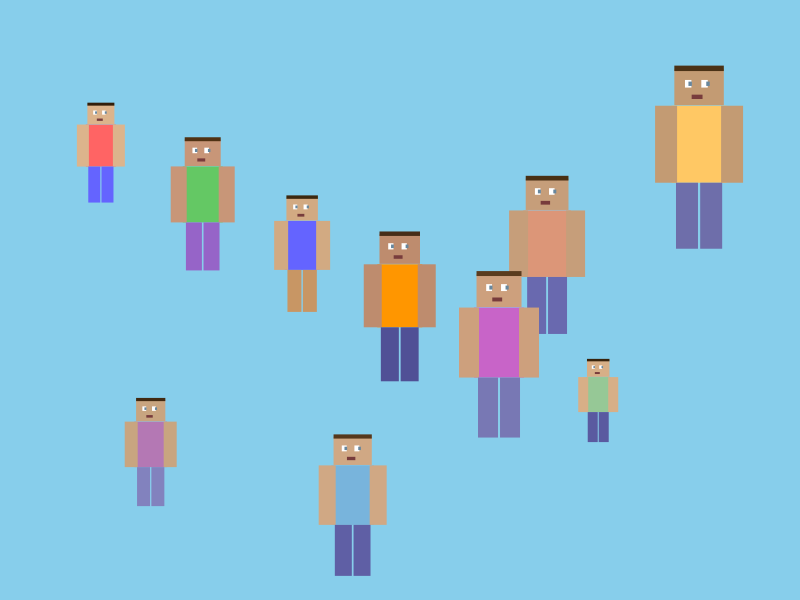
Frame 1 (no input)
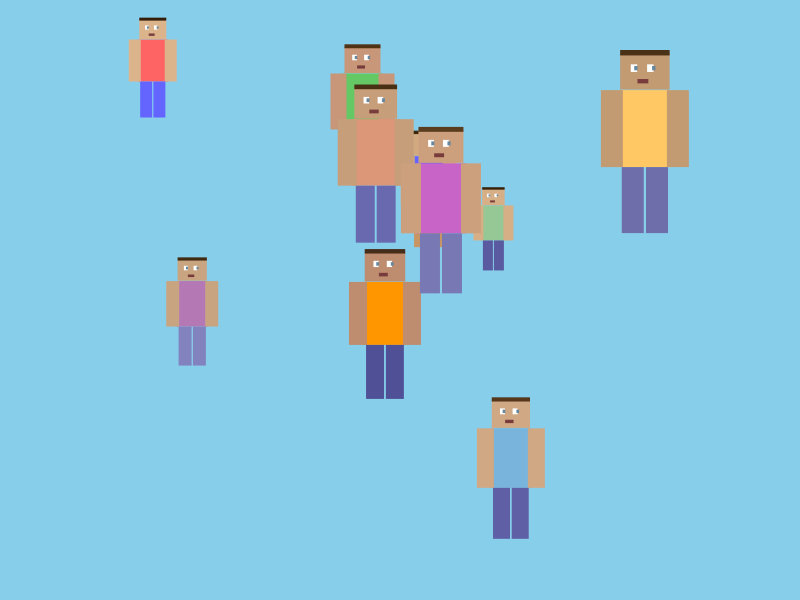
Frame 60 (the mouse pressed at the canvas centre just before this capture)
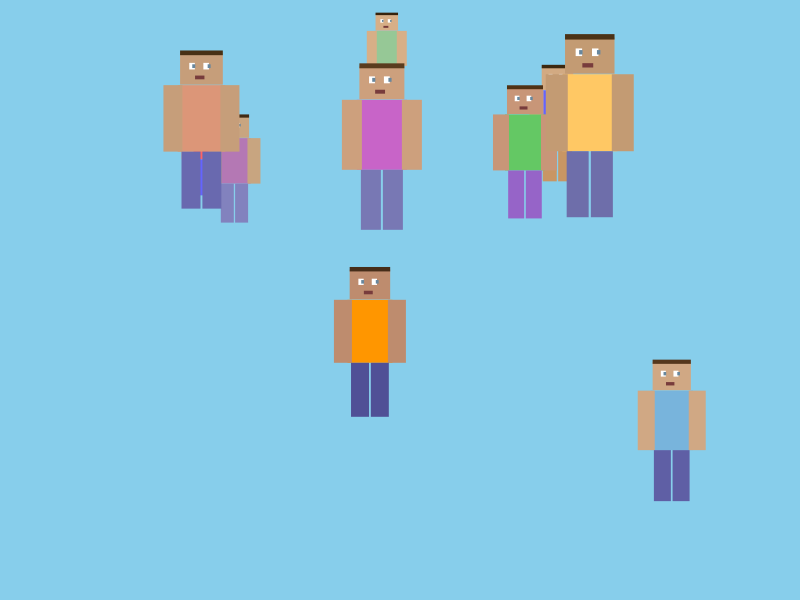
Frame 120 (the mouse held since frame 60 and released just before this capture)

The Processing sketch that drew these frames (run headless with seeded random() and noise(); from frame 60 on, the mouse is pressed at the canvas centre):

// Processing sketch: task6
// ── task6.pde
class Person {
  float x, y;
  float w, h;
  color bodyColor, faceColor, hairColor, eyeColor, mouthColor, armColor, legColor;
  float speedX, speedY;
  
  Person(float x, float y, float w, float h, color bodyColor, color faceColor, color hairColor, color legColor) {
    this.x = x;
    this.y = y;
    this.w = w;
    this.h = h;
    this.speedX = random(-3, 3);
    this.speedY = random(-3, 3);
    
    this.bodyColor = bodyColor;
    this.faceColor = faceColor;
    this.hairColor = hairColor;
    this.eyeColor = color(104, 135, 157);
    this.mouthColor = color(120, 60, 60);
    this.armColor = faceColor;
    this.legColor = legColor;
  }
  
  void draw() {
    noStroke();
    rectMode(CENTER);
    
    float headWidth = w * 0.45;
    float headHeight = h * 0.165;
    float bodyWidth = w * 0.5;
    float bodyHeight = h * 0.35;
    float armWidth = w * 0.2;
    float armHeight = h * 0.35;
    float legWidth = w * 0.2;
    float legHeight = h * 0.3;
    
    float headY = y - h * 0.285;
    float bodyY = y - h * 0.025;
    float armY = y - h * 0.025;
    float legY = y + h * 0.3;
    
    fill(bodyColor);
    rect(x, bodyY, bodyWidth, bodyHeight);
    
    fill(faceColor);
    rect(x, headY, headWidth, headHeight);
    
    fill(hairColor);
    rect(x, headY - headHeight * 0.515, headWidth, headHeight * 0.15);
    
    fill(255);
    rect(x - headWidth * 0.22, headY - headHeight * 0.09, headWidth * 0.13, headHeight * 0.21);
    rect(x + headWidth * 0.11, headY - headHeight * 0.09, headWidth * 0.13, headHeight * 0.21);
    
    fill(eyeColor);
    rect(x - headWidth * 0.18, headY - headHeight * 0.09, headWidth * 0.07, headHeight * 0.12);
    rect(x + headWidth * 0.18, headY - headHeight * 0.09, headWidth * 0.07, headHeight * 0.12);
    
    fill(mouthColor);
    rect(x - headWidth * 0.04, headY + headHeight * 0.27, headWidth * 0.22, headHeight * 0.12);
    
    fill(armColor);
    rect(x - bodyWidth * 0.6, armY, armWidth, armHeight);
    rect(x + bodyWidth * 0.6, armY, armWidth, armHeight);
    
    fill(legColor);
    rect(x - bodyWidth * 0.22, legY, legWidth, legHeight);
    rect(x + bodyWidth * 0.22, legY, legWidth, legHeight);
  }
  
  void update() {
    x += speedX;
    y += speedY;
  }
  
  void bounce() {
    if (x - w/2 <= 0 || x + w/2 >= width) {
      speedX = -speedX; }
    if (y - h/2 <= 0 || y + h/2 >= height) {
      speedY = -speedY;
                                          }
                        }
}





Person[] people = new Person[10]; //array T_T

void setup() {
  size(800, 600);
  
  people[0] = new Person(100, 150, 60, 120, color(255, 100, 100), color(220, 180, 140), color(50, 30, 10), color(100, 100, 255));
  people[1] = new Person(200, 200, 80, 160, color(100, 200, 100), color(200, 150, 120), color(80, 50, 20), color(150, 100, 200));
  people[2] = new Person(300, 250, 70, 140, color(100, 100, 255), color(210, 170, 130), color(60, 40, 15), color(200, 150, 100));
  people[3] = new Person(400, 300, 90, 180, color(255, 150, 0), color(190, 140, 110), color(70, 45, 25), color(80, 80, 150));
  people[4] = new Person(500, 350, 100, 200, color(200, 100, 200), color(205, 160, 125), color(90, 60, 30), color(120, 120, 180));
  people[5] = new Person(600, 400, 50, 100, color(150, 200, 150), color(215, 175, 135), color(55, 35, 12), color(90, 90, 160));
  people[6] = new Person(700, 150, 110, 220, color(255, 200, 100), color(195, 155, 115), color(75, 50, 22), color(110, 110, 170));
  people[7] = new Person(150, 450, 65, 130, color(180, 120, 180), color(200, 165, 128), color(65, 42, 18), color(130, 130, 190));
  people[8] = new Person(350, 500, 85, 170, color(120, 180, 220), color(208, 168, 132), color(85, 55, 28), color(95, 95, 165));
  people[9] = new Person(550, 250, 95, 190, color(220, 150, 120), color(198, 158, 122), color(72, 48, 20), color(105, 105, 175));
  
  sortHeight();
  
  println("Sorted__by_heightT_T:");
  for (int i = 0; i < people.length; i++) {
    println("Person " + i + ": height = " + people[i].h);
  }
}

void draw() {
  background(135, 206, 235);
  
  for (int i = 0; i < people.length; i++) {
    people[i].update();
    people[i].bounce();
    people[i].draw();
  }
}

void sortHeight() {
  for (int i = 0; i < people.length - 1; i++) {
    for (int j = 0; j < people.length - i - 1; j++) {
      if (people[j].h > people[j + 1].h) {
        Person temp = people[j];
        people[j] = people[j + 1];
        people[j + 1] = temp;
                                          }
                                                        }
                                                    }
}
